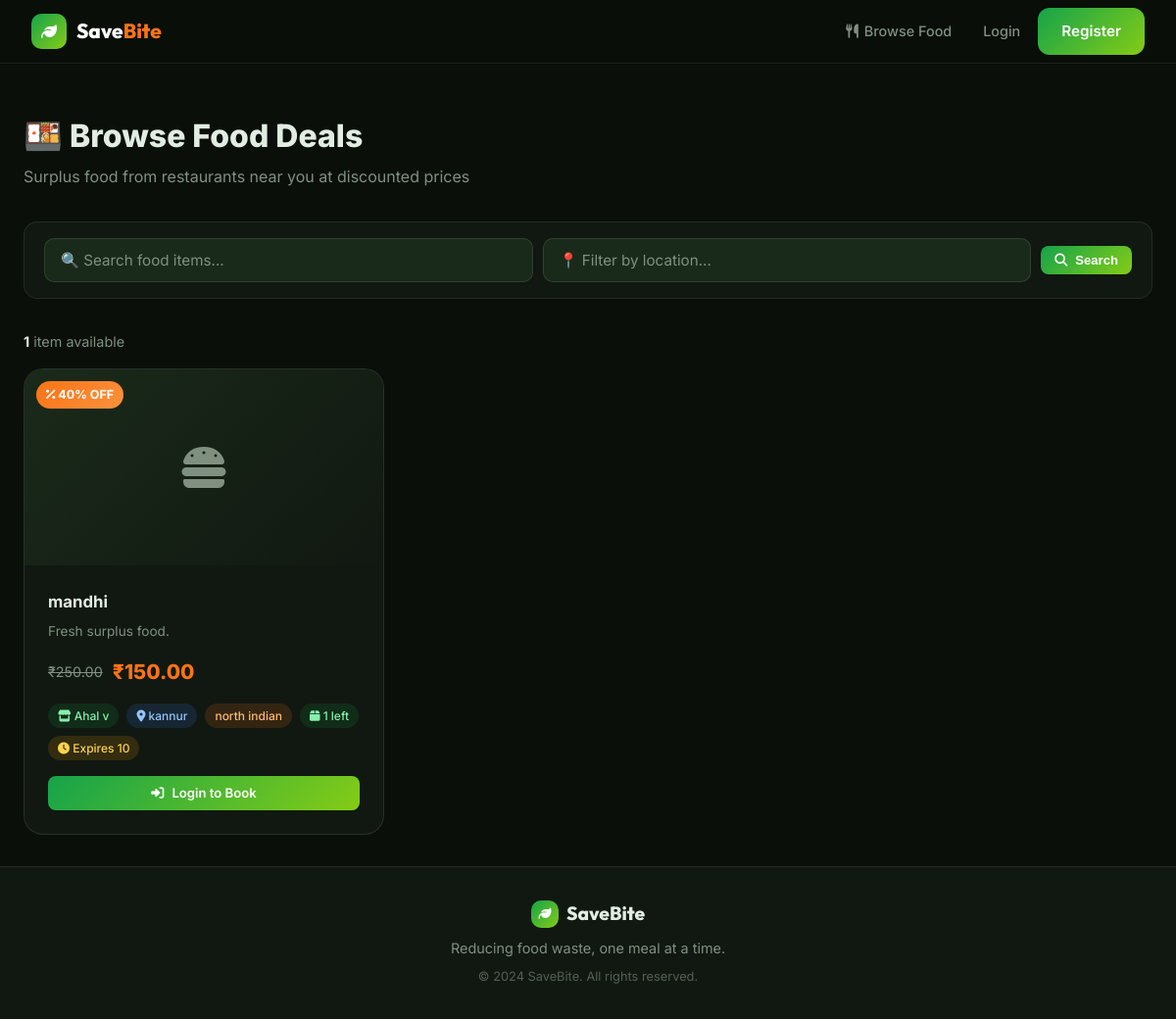
Screenshot of /browse with the database file from the repository.
### tables this page shows
CREATE TABLE food_items (
            id INTEGER PRIMARY KEY AUTOINCREMENT,
            restaurant_id INTEGER NOT NULL,
            name TEXT NOT NULL,
            description TEXT,
            original_price REAL NOT NULL,
            discount_percent REAL NOT NULL DEFAULT 0,
            discounted_price REAL NOT NULL,
            quantity INTEGER NOT NULL DEFAULT 1,
            expires_at TEXT,
            image_filename TEXT,
            status TEXT DEFAULT 'available',  -- 'available', 'booked', 'expired'
            created_at TIMESTAMP DEFAULT CURRENT_TIMESTAMP,
            FOREIGN KEY (restaurant_id) REFERENCES restaurants(id)
        );

CREATE TABLE restaurants (
            id INTEGER PRIMARY KEY AUTOINCREMENT,
            owner_id INTEGER NOT NULL,
            name TEXT NOT NULL,
            description TEXT,
            location TEXT,
            phone TEXT,
            cuisine TEXT,
            status TEXT DEFAULT 'active',  -- 'active', 'inactive'
            created_at TIMESTAMP DEFAULT CURRENT_TIMESTAMP,
            FOREIGN KEY (owner_id) REFERENCES users(id)
        );

### app.py (the view)
@app.route('/browse')
def browse():
    search   = request.args.get('q', '')
    location = request.args.get('location', '')
    db = get_db()
    query  = '''SELECT f.*, r.name AS restaurant_name, r.location, r.cuisine
                FROM food_items f JOIN restaurants r ON f.restaurant_id = r.id
                WHERE f.status = 'available' AND r.status = 'active' '''
    params = []
    if search:
        query  += " AND (f.name LIKE ? OR f.description LIKE ?)"
        params += [f'%{search}%', f'%{search}%']
    if location:
        query  += " AND r.location LIKE ?"
        params.append(f'%{location}%')
    query += " ORDER BY f.discount_percent DESC"
    items = db.execute(query, params).fetchall()
    db.close()
    return render_template('user/browse.html', items=items, search=search, location=location)

### database.py (called while the page is built)
def get_db():
    conn = sqlite3.connect(DB_PATH)
    conn.row_factory = sqlite3.Row
    return conn

### templates/user/browse.html (shortened to what this page needs)
{% extends "base.html" %}
{% block content %}
<div class="container">
    <div class="page-title mt-2">🍱 Browse Food Deals</div>
    <p class="page-subtitle">Surplus food from restaurants near you at discounted prices</p>
    <form method="GET" class="search-bar">
        <input type="text" name="q" class="form-control" placeholder="🔍 Search food items..." value="{{ search }}">
        <input type="text" name="location" class="form-control" placeholder="📍 Filter by location..." value="{{ location }}">
        <button type="submit" class="btn btn-primary btn-sm"><i class="fas fa-search"></i> Search</button>
    </form>
    {% if items %}
    <div style="margin-bottom:1rem;color:var(--text-muted);font-size:0.9rem;">
        <strong style="color:var(--text)">{{ items|length }}</strong> item{{ 's' if items|length != 1 }} available
    </div>
    <div class="items-grid">
        {% for item in items %}
        <div class="card item-card">
            <span class="discount-badge"><i class="fas fa-percent"></i> {{ item.discount_percent|int }}% OFF</span>
            {% if item.image_filename %}
            <img class="card-img" src="{{ url_for('static', filename='uploads/' + item.image_filename) }}" alt="{{ item.name }}">
            {% else %}
            <div class="card-img-placeholder"><i class="fas fa-hamburger"></i></div>
            {% endif %}
            <div class="card-body">
                <div class="item-name">{{ item.name }}</div>
                <div class="item-desc">{{ item.description or 'Fresh surplus food.' }}</div>
                <div class="price-row">
                    <span class="price-original">₹{{ "%.2f"|format(item.original_price) }}</span>
                    <span class="price-discounted">₹{{ "%.2f"|format(item.discounted_price) }}</span>
                </div>
                <div class="item-meta">
                    <span class="tag tag-restaurant"><i class="fas fa-store"></i> {{ item.restaurant_name }}</span>
                    {% if item.location %}<span class="tag tag-location"><i class="fas fa-map-marker-alt"></i> {{ item.location }}</span>{% endif %}
                    {% if item.cuisine %}<span class="tag tag-cuisine">{{ item.cuisine }}</span>{% endif %}
                    <span class="tag tag-qty"><i class="fas fa-box"></i> {{ item.quantity }} left</span>
                    {% if item.expires_at %}<span class="tag tag-expires"><i class="fas fa-clock"></i> Expires {{ item.expires_at }}</span>{% endif %}
                </div>
                {% if session.get('role') == 'user' %}
                <a href="{{ url_for('book_item', item_id=item.id) }}" class="btn btn-accent btn-sm btn-block"><i class="fas fa-shopping-bag"></i> Book Now</a>
                {% elif not session.get('user_id') %}
                <a href="{{ url_for('login') }}" class="btn btn-primary btn-sm btn-block"><i class="fas fa-sign-in-alt"></i> Login to Book</a>
                {% endif %}
            </div>
        </div>
        {% endfor %}
    </div>
    {% endif %}
</div>
{% endblock %}

### static/css/style.css (style rules this page uses)
*, *::before, *::after { box-sizing: border-box; margin: 0; padding: 0; }
:root { --primary: #16a34a; --primary-dark: #15803d; --primary-light: #dcfce7; --accent: #f97316; --success: #22c55e; --danger: #ef4444; --warning: #f59e0b; --info: #3b82f6; --dark: #0a0f0a; --dark-2: #111811; --dark-3: #1a2a1a; --text: #e2ede2; --text-muted: #809080; --border: rgba(255,255,255,0.08); --glass: rgba(255,255,255,0.04); --glass-border: rgba(255,255,255,0.1); --card-bg: #111811; --radius: 14px; --radius-lg: 20px; --shadow: 0 4px 24px rgba(0,0,0,0.5); --shadow-lg: 0 8px 40px rgba(22,163,74,0.3); --transition: all 0.3s cubic-bezier(0.4,0,0.2,1); }
html { scroll-behavior: smooth; }
body { font-family:'Inter',sans-serif; background:var(--dark); color:var(--text); min-height:100vh; display:flex; flex-direction:column; line-height:1.6; }
.page-title { font-size:2rem; font-weight:800; margin-bottom:0.25rem; }
.page-subtitle { color:var(--text-muted); margin-bottom:2rem; }
.container { max-width:1200px; margin:0 auto; padding:2rem 1.5rem; }
.btn { padding:12px 24px; border-radius:12px; font-size:0.95rem; font-weight:600; cursor:pointer; border:none; transition:var(--transition); display:inline-flex; align-items:center; gap:8px; text-decoration:none; }
.btn-primary { background:linear-gradient(135deg,var(--primary),#84cc16); color:#fff; }
.btn-sm { padding:7px 14px; font-size:0.82rem; border-radius:8px; }
.btn-block { width:100%; justify-content:center; }
.card { background:var(--card-bg); border:1px solid var(--glass-border); border-radius:var(--radius-lg); overflow:hidden; transition:var(--transition); }
.card-body { padding:1.5rem; }
.card-img-placeholder { width:100%; height:200px; background:linear-gradient(135deg,var(--dark-3),var(--dark-2)); display:flex; align-items:center; justify-content:center; color:var(--text-muted); font-size:3rem; }
.items-grid { display:grid; grid-template-columns:repeat(auto-fill,minmax(280px,1fr)); gap:1.5rem; }
.item-card { position:relative; }
.discount-badge { position:absolute; top:12px; left:12px; background:linear-gradient(135deg,var(--accent),#fb923c); color:#fff; padding:4px 10px; border-radius:20px; font-size:0.78rem; font-weight:700; z-index:1; }
.item-name { font-size:1.05rem; font-weight:700; margin-bottom:0.4rem; }
.item-desc { font-size:0.85rem; color:var(--text-muted); margin-bottom:0.8rem; display:-webkit-box; -webkit-line-clamp:2; -webkit-box-orient:vertical; overflow:hidden; }
.price-row { display:flex; align-items:center; gap:10px; margin-bottom:1rem; }
.price-original { text-decoration:line-through; color:var(--text-muted); font-size:0.9rem; }
.price-discounted { font-size:1.3rem; font-weight:800; color:var(--accent); }
.item-meta { display:flex; gap:8px; flex-wrap:wrap; margin-bottom:1rem; }
.tag { font-size:0.75rem; padding:3px 10px; border-radius:20px; font-weight:500; }
.tag-location { background:rgba(59,130,246,0.15); color:#93c5fd; }
.tag-qty { background:rgba(22,163,74,0.15); color:#86efac; }
.tag-cuisine { background:rgba(249,115,22,0.15); color:#fdba74; }
.tag-restaurant { background:rgba(22,163,74,0.15); color:#86efac; }
.tag-expires { background:rgba(245,158,11,0.15); color:#fcd34d; }
.form-control { width:100%; padding:12px 16px; background:var(--dark-3); border:1px solid var(--glass-border); border-radius:10px; color:var(--text); font-size:0.95rem; font-family:inherit; transition:var(--transition); outline:none; }
.form-control::placeholder { color:var(--text-muted); }
.search-bar { display:flex; gap:10px; flex-wrap:wrap; background:var(--dark-2); border:1px solid var(--border); border-radius:14px; padding:1rem 1.25rem; margin-bottom:2rem; align-items:center; }
.search-bar .form-control { flex:1; min-width:200px; }
.mt-2 { margin-top:1rem; }

### rows the page displays
food_items: discount_percent "40", name "mandhi", description "Fresh surplus food.", original_price "250.00", discounted_price "150.00", restaurant_name "Ahal v", location "kannur", cuisine "north indian", quantity "1", expires_at "10"

### other values shown
{{ items|length }} "1"
